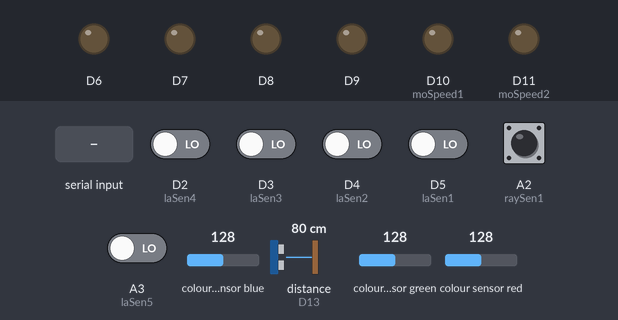
The sketch below on a simulated Arduino Nano 33 BLE. On the bench: output pins drawn as LEDs (lit = HIGH). Wiring (inferred from the names in the program): ultrasonic range finder: trigger D12; echo D13. The test bench sets the inputs (shaded band); at power-on: A2 (raySen1) HIGH, A3 (laSen5), D2 (laSen4), D3 (laSen3), D4 (laSen2), D5 (laSen1) LOW, distance to the obstacle (sensor on D13) 80 cm, colour sensor blue 128, colour sensor green 128, colour sensor red 128. The echo pulse lasts 58.3 µs per cm; pins used as bus, display or sensor lines are not drawn; what the sketch prints to the serial monitor is not drawn.

Above: at 1.2 s.
1.3 s: "laValue1:\n" received over the second serial link
At 2.5 s:
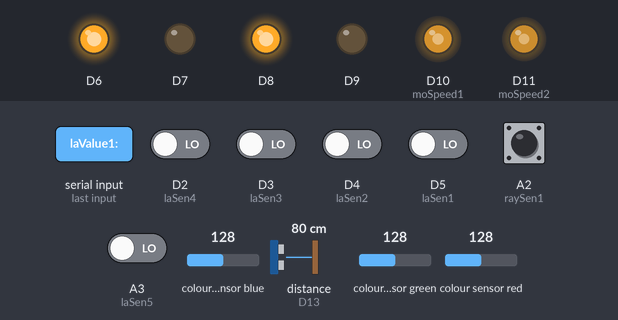
2.8 s: "s" received over the second serial link
At 3.3 s:
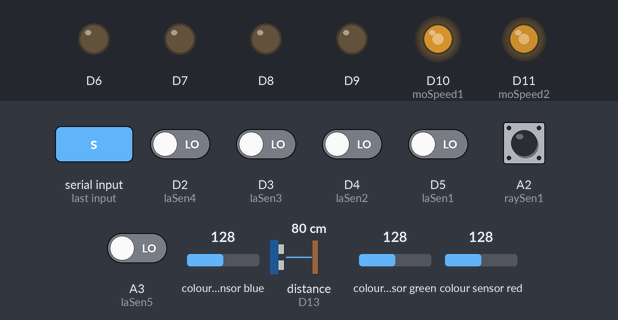
4.3 s: "b" received over the second serial link
At 5.5 s:
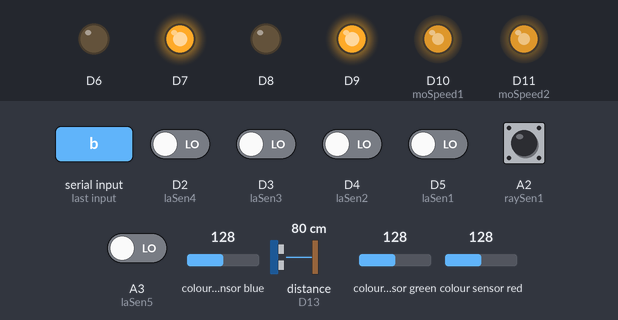
5.8 s: distance to the obstacle (sensor on D13) set to 2 cm
8.8 s: distance to the obstacle (sensor on D13) set to 35 cm
11.8 s: "laValue2:\n" received over the second serial link
At 12.3 s:
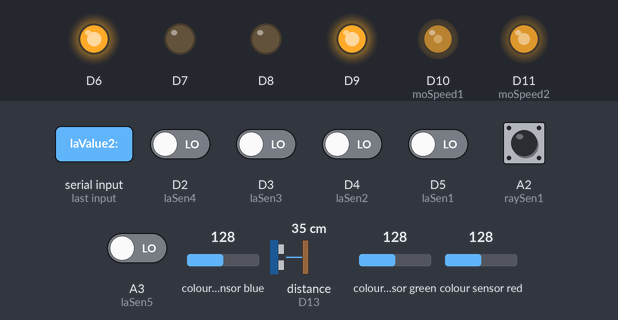
Timing chart, 0 to 14.3 s (numbered marks = the images above; inputs shaded):
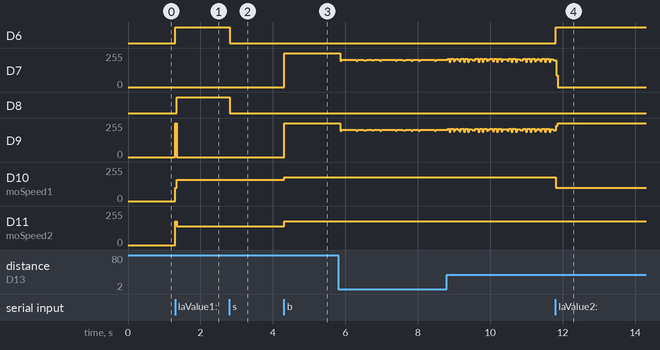

The sketch:

rc_car_11.ino
```cpp
#include "SetUp.h" //헤더파일 연결--항상 같은 폴더에


void setup() {
SetUp_a();
}

void loop() {
loop_a();
}
```

SetUP.cpp
```cpp
#include <SoftwareSerial.h> //블루투스 라이브러리
char btInVal; //블루투스 입력값
SoftwareSerial BTSerial(14, 15); //TX:2, RX:3

#include <Arduino_APDS9960.h> //RGB컬러센서

#include "Arduino.h"
#include "SetUp.h" //함수 선언 되어 있어서

#define CAR_AUTO_Drive 0
#define CAR_BACK 2

int laSen1 = 5; //우측 적외선 센서
int laSen2 = 4; //좌측 적외선 센서
int laSen3 = 3; //좌측 적외선 센서
int laSen4 = 2; //좌측 적외선 센서
int laSen5 = A3; //center 적외선 센서
int laValue1 = 0;
int laValue2 = 0;
int laValue3 = 0;
int laValue4 = 0;
int laValue5 = 0;

int raySen1 = A2; //원거리 적외선 센서
int rayValue;

int moSpeed1 = 10; //모터  속도 센서
int moSpeed2 = 11; //모터 속도 센서
int moValue1 = 0; //모터 속도 값
int moValue2 = 0; //모터 속도 값

int trigger = 12;  //초음파 발사
int echo = 13; //초음파 감지
int distance; //초음파 거리

int c_num = 0;

void carRight();
void carRightS();
void carLeft();
void carLeftS();
void carStop();
void carStraight();
void carStraightS();
void carBack();
void serialPrint();

void SetUp_a() {
  Serial.begin(9600);
  BTSerial.begin(9600);  //블루투스 시리얼 개방

  pinMode(6, OUTPUT); //우측 모터 출력 전진
  pinMode(7, OUTPUT); //우측 모터 출력 후진
  pinMode(8, OUTPUT); //좌측 모터 출력 전진
  pinMode(9, OUTPUT); //좌측 모터 출력 후진

  pinMode(laSen1, INPUT); //우측 적외선 센서
  pinMode(laSen2, INPUT); //좌측 적외선 센서
  pinMode(laSen3, INPUT); //좌측 적외선 센서
  pinMode(laSen4, INPUT); //좌측 적외선 센서
  pinMode(laSen5, INPUT); //center 적외선 센서

  pinMode(raySen1, INPUT); //원거리용 적외선 센서

  pinMode(moSpeed1, OUTPUT); //모터 속도 센서
  pinMode(moSpeed2, OUTPUT); //모터 속도 센서

  pinMode(trigger, OUTPUT);  //초음파 발사
  pinMode(echo, INPUT); //초음파 감지

    while (!Serial); //RGB컬러센서

  if (!APDS.begin()) {
    Serial.println("APDS9960센서 오류!");
    while (1);
  }
}


void loop_a() {
  if (Serial.available()) {
    //ray=Serial.read();
  }
  //Serial.println("Adoino2 적외선 센서");
  // Serial.println(ray);


  if (APDS.colorAvailable()) { //RGB컬러센서
    int RGB[3] = {0};
    APDS.readColor(RGB[0], RGB[1], RGB[2]);
    Serial.print("R=");
    Serial.println(RGB[0]);
    Serial.print("G=");
    Serial.println(RGB[1]);
    Serial.print("B=");
    Serial.println(RGB[2]);
    Serial.println("----------------");
    //delay(500);
  }


  rayValue = digitalRead(raySen1); //우측 적외선 센서 입력값 읽음

  if (BTSerial.available()) {   // 값이 있으면
    btInVal = BTSerial.read();
  }

  laValue1 = digitalRead(laSen1); //우측 적외선 센서 입력값 읽음
  laValue2 = digitalRead(laSen2); //좌측 적외선 센서 입력값 읽음
  laValue3 = digitalRead(laSen3); //좌측 적외선 센서 입력값 읽음
  laValue4 = digitalRead(laSen4); //좌측 적외선 센서 입력값 읽음
  laValue5 = digitalRead(laSen5); //좌측 적외선 센서 입력값 읽음
  rayValue = digitalRead(raySen1); //원거리용 적외선 센서 입력값 읽음


  digitalWrite(trigger, HIGH);
  delayMicroseconds(10);
  digitalWrite(trigger, LOW);

  distance = pulseIn(echo, HIGH) / 58; //초음파 소리 내기

  distance = map(distance, 0, 20, 0, 255);
  Serial.println("Distance=" + String(distance));

  if (btInVal == 'f') { //Line Track 전진
    analogWrite(moSpeed1, 160);
    analogWrite(moSpeed2, 160);
    //Serial.println("수동 전진");
    Serial.write('g');

    carStraight();
  }

  else if (btInVal == 'r') { //Line Track 우회전
    //Serial.println("수동 우회전");
    analogWrite(moSpeed1, 180); //좌측바퀴
    analogWrite(moSpeed2, 100);
    carRight();
  }

  else if (btInVal == 'l') { //Line Track 좌회전
    analogWrite(moSpeed1, 100); //좌측바퀴
    analogWrite(moSpeed2, 180);
    carLeftS();
    //Serial.println("수동 좌회전");
    carLeft();
  }

  else if (btInVal == 'b') { //Line Track 후전
    analogWrite(moSpeed1, 180); //좌측바퀴
    analogWrite(moSpeed2, 180);
    //Serial.println("수동 후전");
    Serial.write('b');
    carBack();
  }

  else if (btInVal == 's') { //Line Track 정지
    //Serial.println("수동 정지");
    carStop();
  }
  //화물적재 정차
  else if (laValue1 == 1 && laValue4 == 1 && laValue5 == 1)
  { //조건이 1이면 서행
    carStop();
  } // 화물적재 정차 end


  //-----------------------------------=]--------------------------------------------------
  else if (btInVal == '0') { //Line Track 정지
    //Serial.println("Line Track 모터 정지");
    carStop();
    Serial.write('s');
  }

  else if (btInVal == '1') { //Line Track 출발
    //Serial.println("Line Track 출발");
    Serial.write('g');

      if (distance < 150) { //180mm 이하시 정지
    //Serial.println("자동모드 충돌방지에 의한 모터 정지");
    carStop();
      }

   else if (rayValue == 0) {
      // Max 우회전
      if (laValue1 == 1) {
        if (rayValue != 1) {
          analogWrite(moSpeed1, 170); //좌측바퀴 230
          analogWrite(moSpeed2, 140); //190
          carRight();
          //Serial.println("Max 우회전");
        }
        else if (rayValue == 1) {
          return;
        }
      }


      //Max 좌회전
      else if (laValue4 == 1) { //우측으로 쏠리면 좌회전~~
        if (rayValue != 1) {
          analogWrite(moSpeed1, 140); //좌측바퀴 190
          analogWrite(moSpeed2, 170); //230
          carLeft();
          //Serial.println("Max 좌회전");
        }
        else if (rayValue == 1) {
          return;
        }
      }


      // 약 우회전
      else if (laValue2 == 1)
      {

        analogWrite(moSpeed1, 150); //좌측바퀴 150-->255
        analogWrite(moSpeed2, 135); //우측바퀴 //120-->150
        carStraight();
        //Serial.println("약 우회전");
      }

      //약 좌회전
      else if (laValue3 == 1) { //우측으로 쏠리면 좌회전~~
        analogWrite(moSpeed1, 130); //좌측바퀴  250-->255
        analogWrite(moSpeed2, 140); //130-->150
        carStraight();
        //Serial.println("약 좌회전");

      }


      //직진
      else if ((laValue5 == 1)
               || (laValue2 == 1 && laValue5 == 1)
               || (laValue3 == 1 && laValue5 == 1)
               || (laValue2 == 1 && laValue3 == 1 && laValue5 == 1))
      { //조건이 1이면 전진
        analogWrite(moSpeed1, 135); //130
        analogWrite(moSpeed2, 125); //130
        carStraight();
        //Serial.println("5번 없는 직진");
      }
      /*
            //후진
        else if (laValue1 == 0 && laValue2 == 0
               && laValue3 == 0 && laValue4 == 0 && laValue5 == 0 && rayValue == 0) { //조건이 0이면 후진

        analogWrite(moSpeed1, 170); //150
        analogWrite(moSpeed2, 170);
        carBack();
        }
      */
    }// if (rayValue == 0) 끝


    //-----------------------------------------------------------------------------------------------


    else if (rayValue == 1) { //고속 직진

      if ((laValue3 == 0 && laValue5 == 1 && laValue2 == 0 && rayValue == 1)
          || (laValue1 == 0 && laValue2 == 1 && laValue5 == 1 && laValue3 == 0 && laValue4 == 0)
          || (laValue2 == 0 && laValue3 == 1 && laValue4 == 0 && laValue5 == 1)
          || (laValue1 == 0 && laValue2 == 1 && laValue3 == 1 && laValue4 == 0 && laValue5 == 1)) { //조건이 1이면 전진
        analogWrite(moSpeed1, 180); //230
        analogWrite(moSpeed2, 160); //200
        carStraight();
        //Serial.println("고속모두 직진");
        Serial.write('m');
      } //if end

      //약 직진
      else if ((laValue1 == 0 && laValue2 == 0 && laValue3 == 0 && laValue4 == 0 && laValue5 == 0)
               || (laValue1 == 1 && laValue2 == 0)
               || (laValue1 == 0 && laValue2 == 1 && laValue3 == 0)
               || (laValue3 == 1)
               || (laValue4 == 1)) { //조건이 1이면 전진
        analogWrite(moSpeed1, 160); //170
        analogWrite(moSpeed2, 140); //150
        carStraight();
        //Serial.println("고속모드 약직진");
      }

    } // else if (rayValue == 1) { //고속 직진 "끝"

  } // else if (btInVal == '1') { //Line Track 출발 ""끝"""


} // loop end


//함수----------------------------------------------------

void carRight() {
  digitalWrite(8, HIGH);//좌측 바퀴 전진
  digitalWrite(9, LOW);
  digitalWrite(6, LOW);
  digitalWrite(7, HIGH);//우측 바퀴 후진

}

void carRightS() {
  if (c_num < 1) {
    digitalWrite(8, HIGH); //좌측 바퀴 전진
    digitalWrite(9, LOW); //좌측 --
    digitalWrite(6, HIGH); //우측 바퀴 전진
    digitalWrite(7, LOW); //우측 --
    c_num++;
  }
  else
  {
    digitalWrite(6, LOW);
    digitalWrite(7, LOW);
    digitalWrite(8, LOW);
    digitalWrite(9, LOW);
    c_num = 0;
  }

}


void carLeft() {
  digitalWrite(8, LOW);
  digitalWrite(9, HIGH); //좌측 바퀴 후진
  digitalWrite(6, HIGH); //우측 바퀴 전진
  digitalWrite(7, LOW);
}

void carLeftS() {
  if (c_num < 1) {
    digitalWrite(8, HIGH); //좌측 바퀴 전진
    digitalWrite(9, LOW); //좌측바퀴
    digitalWrite(6, HIGH); //우측 바퀴 전진
    digitalWrite(7, LOW);  //우측 바퀴
    c_num++;
  }
  else
  {
    digitalWrite(6, LOW);
    digitalWrite(7, LOW);
    digitalWrite(8, LOW);
    digitalWrite(9, LOW);
    c_num = 0;
  }
}

void carStop() {
  digitalWrite(6, LOW);
  digitalWrite(7, LOW);
  digitalWrite(8, LOW);
  digitalWrite(9, LOW);
  Serial.println("정지 정상 작동중");
}


void carStraight() {

  digitalWrite(6, HIGH); //우측바퀴 전진
  digitalWrite(7, LOW);
  digitalWrite(8, HIGH); //좌측바퀴 전진
  digitalWrite(9, LOW);
  // Serial.println("전진 정상 작동중");

}
void carStraightS() {
  if (c_num < 2) {
    digitalWrite(6, HIGH); //우측바퀴 전진
    digitalWrite(7, LOW);
    digitalWrite(8, HIGH); //좌측바퀴 전진
    digitalWrite(9, LOW);
    //Serial.println("전진 정상 작동중");
    c_num++;
  }
  else
  {
    digitalWrite(6, LOW);
    digitalWrite(7, LOW);
    digitalWrite(8, LOW);
    digitalWrite(9, LOW);
    c_num = 0;
  }
}


void carBack() {
  if (c_num < 4) {
    digitalWrite(6, LOW); //우측바퀴 전진
    digitalWrite(7, HIGH);
    digitalWrite(8, LOW); //좌측바퀴 전진
    digitalWrite(9, HIGH);
    c_num++;
  }
  else
  {
    digitalWrite(6, LOW);
    digitalWrite(7, LOW);
    digitalWrite(8, LOW);
    digitalWrite(9, LOW);
    c_num = 0;
  }
}
/*
  void serialPrint() {
  Serial.print("원거리용 적외선 센서:");
  Serial.println(String(rayValue));
  Serial.println("laValue1:" + String(laValue1));
  Serial.println("laValue2:" + String(laValue2));
  Serial.println("laValue3:" + String(laValue3));
  Serial.println("laValue4:" + String(laValue4));
  Serial.println("laValue5:" + String(laValue5));

  Serial.print("블루투스 입력 값:: ");
  Serial.println(btInVal);
  }
*/
```

SetUP.h
```cpp
#ifndef SetUp
#define SetUp

void SetUp_a();
void loop_a();

#endif
```

Measured:
- after the input at 1.3 s, D6: LOW → HIGH at once; D8: LOW → HIGH after 0.05 s; D9: 0/255 → 255/255 at once, → 0/255 0.04 s later; D10 (moSpeed1): 0/255 → 160/255 at once; D11 (moSpeed2): 0/255 → 140/255 at once
- after the input at 2.8 s, D6, D8: HIGH → LOW at once
- after the input at 4.3 s, D7, D9: 0/255 → 255/255 at once; D10 (moSpeed1): 160/255 → 180/255 at once; D11 (moSpeed2): 140/255 → 180/255 at once
- after the input at 11.8 s, D6: LOW → HIGH at once; D10 (moSpeed1): 180/255 → 100/255 at once
